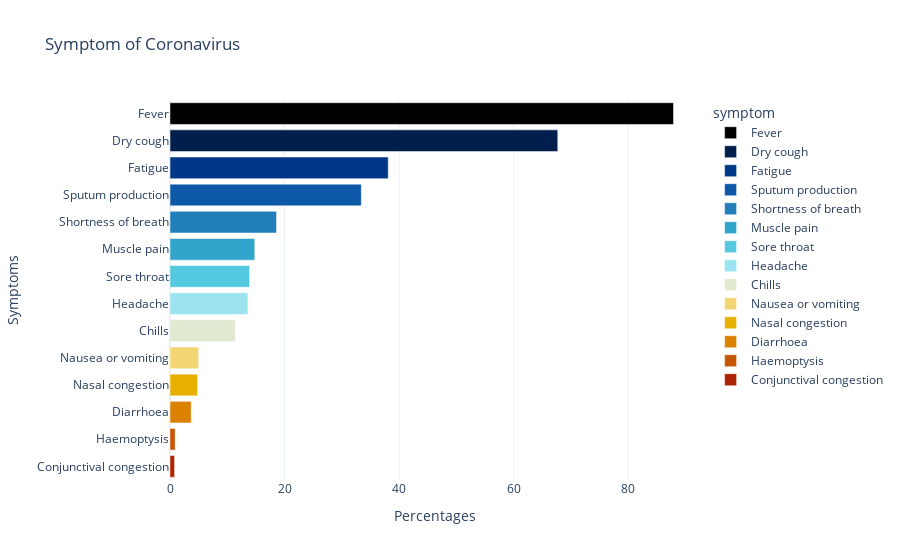

The notebook cell this image was saved under:
### Code cell
fig = px.bar(symptoms[['symptom', 'percentage']].sort_values('percentage', ascending=False), 
             x="percentage", y="symptom", color='symptom',color_discrete_sequence = ex.colors.cyclical.IceFire,
              title='Symptom of Coronavirus',orientation='h')
fig.update_layout(plot_bgcolor='rgb(275, 270, 273)')


fig.update_layout(plot_bgcolor='rgb(275, 270, 273)',yaxis_title='Symptoms',xaxis_title='Percentages')
fig.update_layout(template = 'plotly_white')
fig.show()

### Figure 1 — Plotly figure (JSON) as saved in the notebook; plotly's stock layout.template omitted (floating-point values rounded to 4 significant figures)
{"data": [{"alignmentgroup": "True", "hovertemplate": "symptom=%{y}<br>percentage=%{x}<extra></extra>", "legendgroup": "Fever", "marker": {"color": "#000000"}, "name": "Fever", "offsetgroup": "Fever", "orientation": "h", "showlegend": true, "textposition": "auto", "type": "bar", "x": [87.9], "xaxis": "x", "y": ["Fever"], "yaxis": "y"}, {"alignmentgroup": "True", "hovertemplate": "symptom=%{y}<br>percentage=%{x}<extra></extra>", "legendgroup": "Dry cough", "marker": {"color": "#001f4d"}, "name": "Dry cough", "offsetgroup": "Dry cough", "orientation": "h", "showlegend": true, "textposition": "auto", "type": "bar", "x": [67.7], "xaxis": "x", "y": ["Dry cough"], "yaxis": "y"}, {"alignmentgroup": "True", "hovertemplate": "symptom=%{y}<br>percentage=%{x}<extra></extra>", "legendgroup": "Fatigue", "marker": {"color": "#003786"}, "name": "Fatigue", "offsetgroup": "Fatigue", "orientation": "h", "showlegend": true, "textposition": "auto", "type": "bar", "x": [38.1], "xaxis": "x", "y": ["Fatigue"], "yaxis": "y"}, {"alignmentgroup": "True", "hovertemplate": "symptom=%{y}<br>percentage=%{x}<extra></extra>", "legendgroup": "Sputum production", "marker": {"color": "#0e58a8"}, "name": "Sputum production", "offsetgroup": "Sputum production", "orientation": "h", "showlegend": true, "textposition": "auto", "type": "bar", "x": [33.4], "xaxis": "x", "y": ["Sputum production"], "yaxis": "y"}, {"alignmentgroup": "True", "hovertemplate": "symptom=%{y}<br>percentage=%{x}<extra></extra>", "legendgroup": "Shortness of breath", "marker": {"color": "#217eb8"}, "name": "Shortness of breath", "offsetgroup": "Shortness of breath", "orientation": "h", "showlegend": true, "textposition": "auto", "type": "bar", "x": [18.6], "xaxis": "x", "y": ["Shortness of breath"], "yaxis": "y"}, {"alignmentgroup": "True", "hovertemplate": "symptom=%{y}<br>percentage=%{x}<extra></extra>", "legendgroup": "Muscle pain", "marker": {"color": "#30a4ca"}, "name": "Muscle pain", "offsetgroup": "Muscle pain", "orientation": "h", "showlegend": true, "textposition": "auto", "type": "bar", "x": [14.8], "xaxis": "x", "y": ["Muscle pain"], "yaxis": "y"}, {"alignmentgroup": "True", "hovertemplate": "symptom=%{y}<br>percentage=%{x}<extra></extra>", "legendgroup": "Sore throat", "marker": {"color": "#54c8df"}, "name": "Sore throat", "offsetgroup": "Sore throat", "orientation": "h", "showlegend": true, "textposition": "auto", "type": "bar", "x": [13.9], "xaxis": "x", "y": ["Sore throat"], "yaxis": "y"}, {"alignmentgroup": "True", "hovertemplate": "symptom=%{y}<br>percentage=%{x}<extra></extra>", "legendgroup": "Headache", "marker": {"color": "#9be4ef"}, "name": "Headache", "offsetgroup": "Headache", "orientation": "h", "showlegend": true, "textposition": "auto", "type": "bar", "x": [13.6], "xaxis": "x", "y": ["Headache"], "yaxis": "y"}, {"alignmentgroup": "True", "hovertemplate": "symptom=%{y}<br>percentage=%{x}<extra></extra>", "legendgroup": "Chills", "marker": {"color": "#e1e9d1"}, "name": "Chills", "offsetgroup": "Chills", "orientation": "h", "showlegend": true, "textposition": "auto", "type": "bar", "x": [11.4], "xaxis": "x", "y": ["Chills"], "yaxis": "y"}, {"alignmentgroup": "True", "hovertemplate": "symptom=%{y}<br>percentage=%{x}<extra></extra>", "legendgroup": "Nausea or vomiting", "marker": {"color": "#f3d573"}, "name": "Nausea or vomiting", "offsetgroup": "Nausea or vomiting", "orientation": "h", "showlegend": true, "textposition": "auto", "type": "bar", "x": [5], "xaxis": "x", "y": ["Nausea or vomiting"], "yaxis": "y"}, {"alignmentgroup": "True", "hovertemplate": "symptom=%{y}<br>percentage=%{x}<extra></extra>", "legendgroup": "Nasal congestion", "marker": {"color": "#e7b000"}, "name": "Nasal congestion", "offsetgroup": "Nasal congestion", "orientation": "h", "showlegend": true, "textposition": "auto", "type": "bar", "x": [4.8], "xaxis": "x", "y": ["Nasal congestion"], "yaxis": "y"}, {"alignmentgroup": "True", "hovertemplate": "symptom=%{y}<br>percentage=%{x}<extra></extra>", "legendgroup": "Diarrhoea", "marker": {"color": "#da8200"}, "name": "Diarrhoea", "offsetgroup": "Diarrhoea", "orientation": "h", "showlegend": true, "textposition": "auto", "type": "bar", "x": [3.7], "xaxis": "x", "y": ["Diarrhoea"], "yaxis": "y"}, {"alignmentgroup": "True", "hovertemplate": "symptom=%{y}<br>percentage=%{x}<extra></extra>", "legendgroup": "Haemoptysis", "marker": {"color": "#c65400"}, "name": "Haemoptysis", "offsetgroup": "Haemoptysis", "orientation": "h", "showlegend": true, "textposition": "auto", "type": "bar", "x": [0.9], "xaxis": "x", "y": ["Haemoptysis"], "yaxis": "y"}, {"alignmentgroup": "True", "hovertemplate": "symptom=%{y}<br>percentage=%{x}<extra></extra>", "legendgroup": "Conjunctival congestion", "marker": {"color": "#ac2301"}, "name": "Conjunctival congestion", "offsetgroup": "Conjunctival congestion", "orientation": "h", "showlegend": true, "textposition": "auto", "type": "bar", "x": [0.8], "xaxis": "x", "y": ["Conjunctival congestion"], "yaxis": "y"}], "layout": {"barmode": "relative", "legend": {"title": {"text": "symptom"}, "tracegroupgap": 0}, "plot_bgcolor": "rgb(275, 270, 273)", "title": {"text": "Symptom of Coronavirus"}, "xaxis": {"anchor": "y", "domain": [0, 1], "title": {"text": "Percentages"}}, "yaxis": {"anchor": "x", "categoryarray": ["Conjunctival congestion", "Haemoptysis", "Diarrhoea", "Nasal congestion", "Nausea or vomiting", "Chills", "Headache", "Sore throat", "Muscle pain", "Shortness of breath", "Sputum production", "Fatigue", "Dry cough", "Fever"], "categoryorder": "array", "domain": [0, 1], "title": {"text": "Symptoms"}}}}
